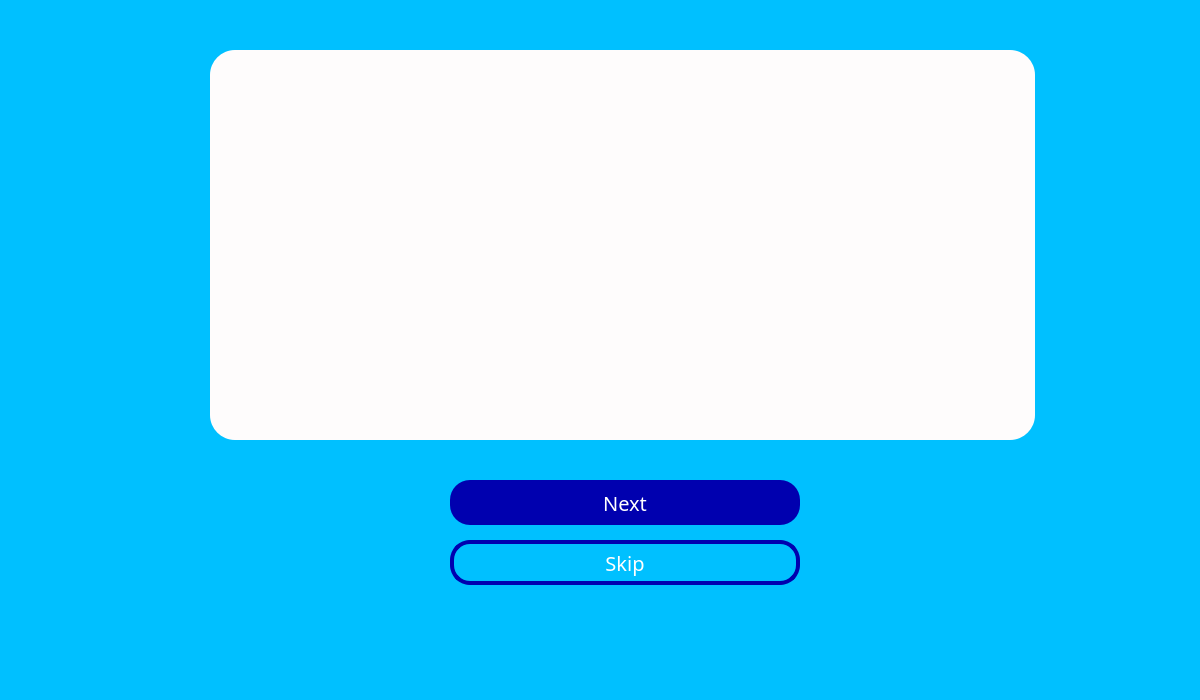
<?xml version="1.0" encoding="UTF-8"?>
<ui version="4.0">
 <class>MainWindow</class>
 <widget class="QMainWindow" name="MainWindow">
  <property name="geometry">
   <rect>
    <x>0</x>
    <y>0</y>
    <width>1200</width>
    <height>700</height>
   </rect>
  </property>
  <property name="windowTitle">
   <string>MainWindow</string>
  </property>
  <property name="styleSheet">
   <string notr="true">#centralwidget{
	background-color:#00C0FF;
}</string>
  </property>
  <widget class="QWidget" name="centralwidget">
   <widget class="QPushButton" name="backPushButton">
    <property name="geometry">
     <rect>
      <x>450</x>
      <y>540</y>
      <width>350</width>
      <height>45</height>
     </rect>
    </property>
    <property name="styleSheet">
     <string notr="true">#backPushButton{
	background-color:none;
	border:4px solid #0000AF;
	border-radius:20px;
	font-family:Montserrat;
	font-size:20px;
	color:#fff;
}</string>
    </property>
    <property name="text">
     <string>Skip</string>
    </property>
   </widget>
   <widget class="QPushButton" name="loginPushButton">
    <property name="geometry">
     <rect>
      <x>450</x>
      <y>480</y>
      <width>350</width>
      <height>45</height>
     </rect>
    </property>
    <property name="styleSheet">
     <string notr="true">#loginPushButton{
	background-color:#0000AF;
	border-radius:20px;
	font-family:Montserrat;
	font-size:20px;
	color:#fff
}</string>
    </property>
    <property name="text">
     <string>Next</string>
    </property>
   </widget>
   <widget class="QFrame" name="qrFrame">
    <property name="geometry">
     <rect>
      <x>210</x>
      <y>50</y>
      <width>825</width>
      <height>390</height>
     </rect>
    </property>
    <property name="styleSheet">
     <string notr="true">#qrFrame{
	background-color:#FEFCFC;
	border-radius:25px;
}</string>
    </property>
    <property name="frameShape">
     <enum>QFrame::StyledPanel</enum>
    </property>
    <property name="frameShadow">
     <enum>QFrame::Raised</enum>
    </property>
   </widget>
  </widget>
 </widget>
 <resources/>
 <connections/>
</ui>
